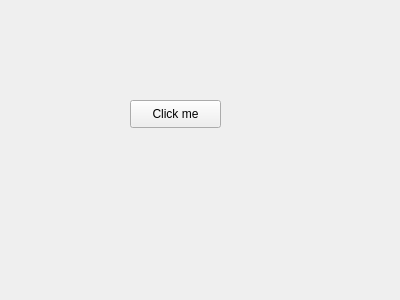
<?xml version="1.0" encoding="UTF-8"?>
<ui version="4.0">
 <class>Form</class>
 <widget class="QWidget" name="Form">
  <property name="geometry">
   <rect>
    <x>0</x>
    <y>0</y>
    <width>400</width>
    <height>300</height>
   </rect>
  </property>
  <property name="windowTitle">
   <string>My Program</string>
  </property>
  <widget class="QPushButton" name="pushButton">
   <property name="geometry">
    <rect>
     <x>130</x>
     <y>100</y>
     <width>91</width>
     <height>28</height>
    </rect>
   </property>
   <property name="text">
    <string>Click me</string>
   </property>
  </widget>
 </widget>
 <resources/>
 <connections/>
</ui>
